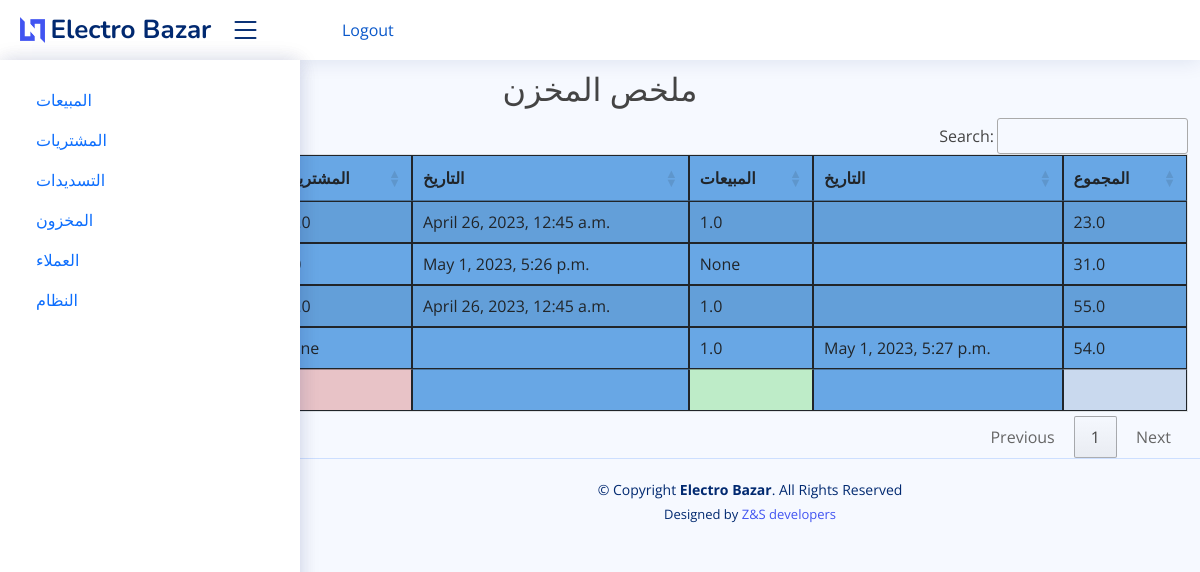
/stock_report, run on an earlier commit of the app's database.
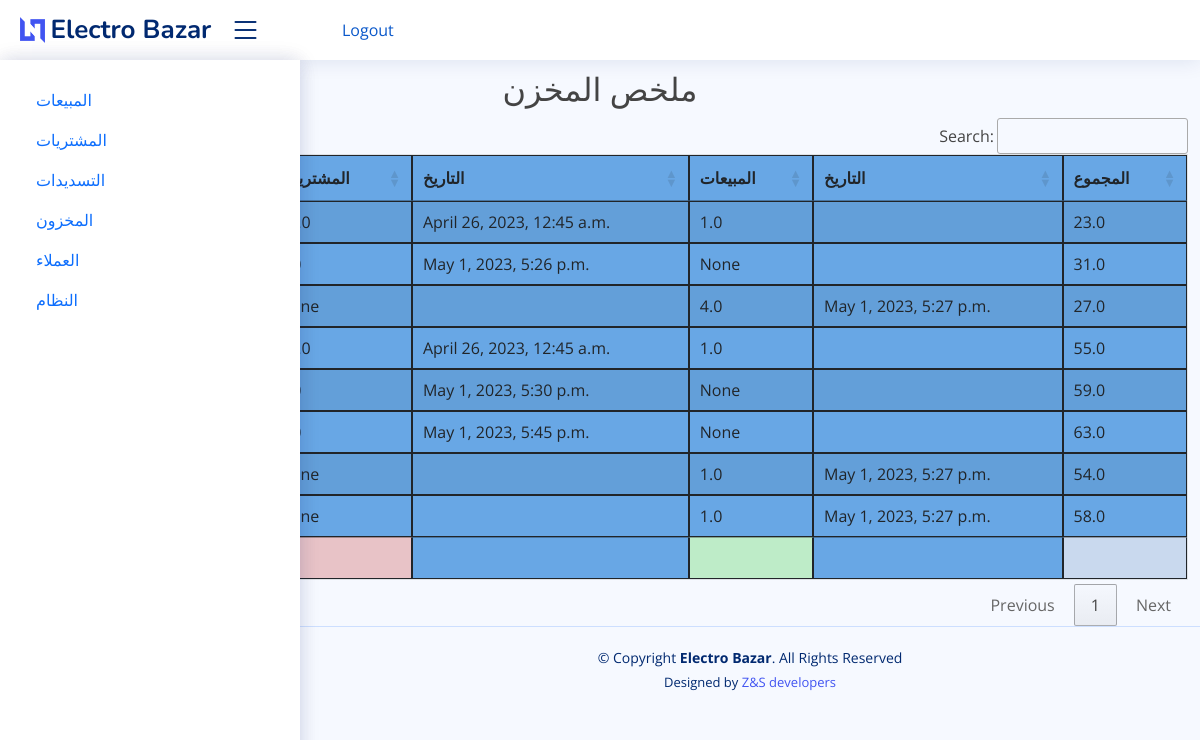
And on a later commit of the database.
### electro/models.py (models this page shows, shortened)
class Inventory(models.Model):
    item = models.ForeignKey(Item, on_delete=models.CASCADE)
    purchase = models.ForeignKey(Purchase, on_delete=models.CASCADE, default=0, null=True)
    sale = models.ForeignKey(SaleInvoice, on_delete=models.CASCADE, default=0, null=True)
    pur_qty = models.FloatField(default=0, null=True)
    sale_qty = models.FloatField(default=0, null=True)
    total_bal_qty = models.FloatField(default=0)
    class Meta:
        verbose_name_plural = '10. زانیاری کۆگا'

class Purchase(models.Model):
    invoice_number = models.CharField(max_length=8, unique=True, editable=False)
    vendor = models.ForeignKey(Vendor, on_delete=models.CASCADE)
    date = models.DateTimeField()
    class Meta:
        verbose_name_plural = '8. زیادکردن بۆ کۆگا'

class SaleInvoice(models.Model):
    STATUS = (
        ('مدفوع', 'مدفوع'),
        ('غير مدفوع', 'غير مدفوع'),
        ('قسط ', ' قسط'),
    )
    invoice_number = models.CharField(unique=True, editable=False, max_length=10)
    customer_name = models.ForeignKey(Customer, on_delete=models.CASCADE)
    status = models.CharField(max_length=10, choices=STATUS, default='مدفوع')
    date = models.DateTimeField()
    note = models.CharField(max_length=100, blank=True)
    class Meta:
        verbose_name_plural = '3. پسولەی فرۆشتن'

### electro/views.py (the view, shortened to what this page needs)
# urls.py: path('stock_report', views.stock_report, name="stock_report"),
def stock_report(request):
    stock_report = Inventory.objects.select_related()
    context = {'stock_report': stock_report}
    return render(request, 'electro/reports/stock_report.html', context)

### electro/models.py (called while the page is built)
    def __str__(self):
        return f"{self.name} - {self.price} - {self.price_list}"

### electro/templates/electro/reports/stock_report.html (shortened to what this page needs)
{% extends 'electro/base.html' %}
{% block content %}
    <br>
    <br> <br>
 <h2 class="text-center"> ملخص المخزن </h2>
    <table id="example4" class="table table-striped" style="background-color: #68a7e5">
        <thead>
        <tr>
            <th>اسم المادة</th>
            <th>المشتريات</th>
            <th>التاريخ</th>
            <th>المبيعات</th>
            <th>التاريخ</th>
            <th>المجموع</th>
        </tr>
        </thead>
        <tbody>
        {% for i in  stock_report %}
            <tr>
                <td>{{ i.item }}</td>
                <td>{{ i.pur_qty }}</td>
                <td>{{ i.purchase.date }}</td>
                <td>{{ i.sale_qty }}</td>
                <td>{{ i.sale.date }}</td>
                <td>{{ i.total_bal_qty }}</td>
            </tr>
        {% endfor %}
        </tbody>
        <tfoot>
        <th></th>
        <th style="background-color: #e8c3c7"></th>
         <th></th>
        <th style="background-color: #beecc8"></th>
         <th></th>
        <th style="background-color: #c9d9ee"></th>
        </tfoot>
    </table>
{% endblock %}

What changed in the data, as far as the page shows it:
added Inventory: purchase "May 1, 2023, 5:30 p.m.", sale_qty "None", total_bal_qty "59.0"
added Inventory: sale_qty "1.0", sale "May 1, 2023, 5:27 p.m.", total_bal_qty "58.0"
added Inventory: sale_qty "4.0", sale "May 1, 2023, 5:27 p.m.", total_bal_qty "27.0"
added Inventory: purchase "May 1, 2023, 5:45 p.m.", sale_qty "None", total_bal_qty "63.0"
